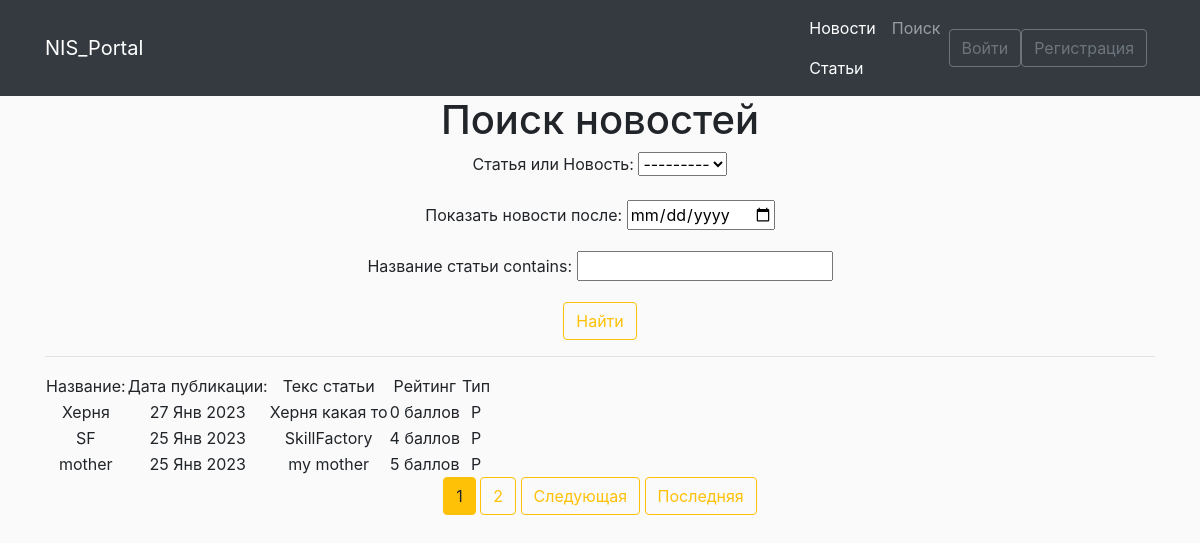
Before: /posts/search with the older database file.
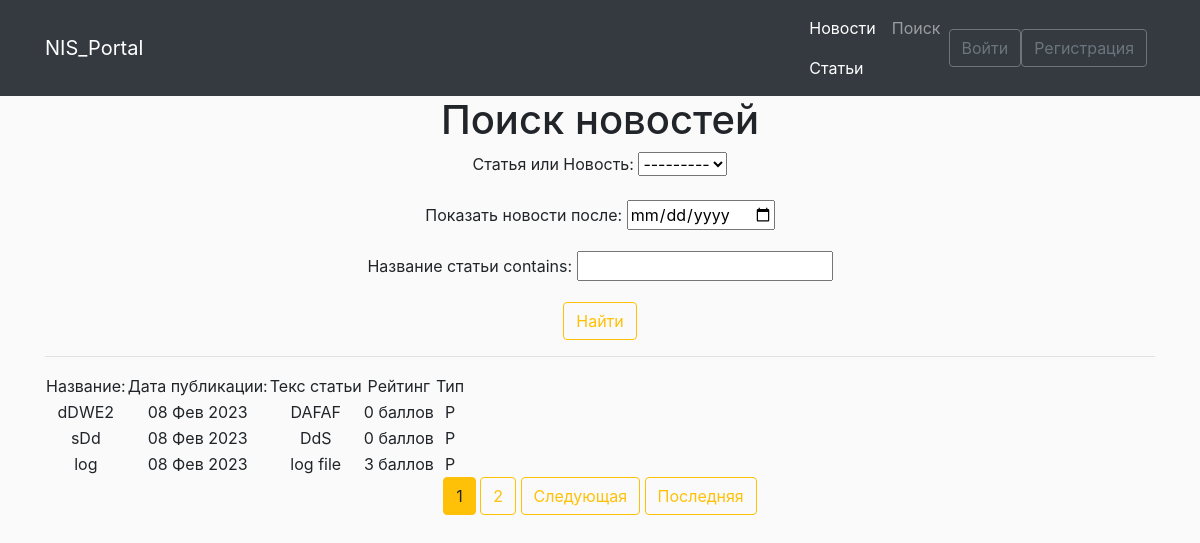
After: the same page with the newer database file.
### news/models.py (models this page shows, shortened)
class Post(models.Model):
    post = 'P'
    news = 'N'
    author = models.ForeignKey(Author, verbose_name='Автор', on_delete=models.CASCADE, related_name='posts')
    select = models.CharField('Статья или Новость', max_length=10, choices=SELECT, default=post)
    date = models.DateTimeField('Дата', default=timezone.now)
    categories = models.ManyToManyField(Category, through='PostCategory', verbose_name='Категория:')
    title = models.CharField('Название статьи', max_length=120, unique=True)
    text = models.TextField('Основной текст статьи')
    rating_post = models.IntegerField(default=0, verbose_name='Рейтинг:')
    class Meta:
        verbose_name = 'Пост'
        verbose_name_plural = 'Посты'
        ordering = ['-date']  # сортировка с конца списка articles

### news/views.py (the view)
# urls.py: path('search', views.SearchNewsView.as_view(), name='news-search'),
class SearchNewsView(ListView):
    model = Post
    template_name = 'news/searchNews.html'
    context_object_name = 'news'
    paginate_by = 3
    def get_queryset(self):
        queryset = super().get_queryset()
        self.filterset = NewsFilter(self.request.GET, queryset)
        return self.filterset.qs
    def get_context_data(self, **kwargs):
        context = super().get_context_data(**kwargs)
        context['filterset'] = self.filterset
        return context

### news/templatetags/custom_filters.py (called while the page is built)
@register.filter()
def currency(value, code):
    postfix = CURRENCIES_SYMBOLS[code]
    return f'{value} {postfix}'

### news/templatetags/custom_tags.py (called while the page is built)
@register.simple_tag(takes_context=True)
def url_replace(context, **kwargs):
    d = context['request'].GET.copy()
    for k, v in kwargs.items():
        d[k] = v
    return d.urlencode()

### news/templates/news/searchNews.html (shortened to what this page needs)
{% extends 'news/base.html' %}
{% load custom_filters %}
{% load custom_tags %}
{% block content %}
   <h1>Поиск новостей</h1>
   <form action="" method="get">
       {{ filterset.form.as_p }}
       <input type="submit" class="btn btn-outline-warning" value="Найти" />
   </form>
   <hr>
    {% if news %}
       <table>
           <tr>
               <td>Название:</td>
               <td>Дата публикации:</td>
               <td>Текс статьи</td>
               <td>Рейтинг</td>
               <td>Тип</td>
           </tr>
           {% for new in news %}
           <tr>
               <td>{{ new.title }}</td>
               <td>{{ new.date|date:'d M Y' }}</td>
               <td>{{ new.text|truncatechars:20 }}</td>
               <td>{{ new.rating_post|currency:"score" }}</td>
               <td>{{ new.select }}</td>
           </tr>
           {% endfor %}
       </table>
 {% endif %}
   {% if is_paginated %}
      {% for num in page_obj.paginator.page_range %}
        {% if num == page_obj.number %}
          <button class="btn btn-warning">{{ num }}</button>
        {% elif num > page_obj.number|add:'-2' and num < page_obj.number|add:'2' %}
          <a href="?page={{ num }}" class="btn btn-outline-warning">{{ num }}</a>
        {% endif %}
      {% endfor %}
      {% if page_obj.has_next %}
        <a href="?{% url_replace page=page_obj.next_page_number %}" class="btn btn-outline-warning">Следующая</a>
        <a href="?{% url_replace page=page_obj.paginator.num_pages %}" class="btn btn-outline-warning">Последняя</a>
      {% endif %}
    {% endif %}
{% endblock content %}

### news/templates/news/base.html (shortened to what this page needs)
<!DOCTYPE html>
<html lang="en">
    <head>
        {% load static %}
        <link rel="stylesheet" href="https://stackpath.bootstrapcdn.com/bootstrap/4.1.3/css/bootstrap.min.css">
        <link href="{% static 'news/main.css' %}" rel="stylesheet" />
    </head>
    <body>
        <nav class="navbar navbar-expand-lg navbar-dark bg-dark static-top">
   <div class="container">
       <a class="navbar-brand" href="#">NIS_Portal</a>
       <div class="collapse navbar-collapse" id="navbarResponsive">
           <ul class="navbar-nav ml-auto">
               <li class="nav-item active">
                   <a class="nav-link" href="{% url 'news-main' %}">Новости
                   </a>
                   <a class="nav-link" href="{% url 'articles-main' %}">Статьи
                   </a>
               </li>
               <li class="nav-item">
                   <a class="nav-link" href="{% url 'news-search' %}">Поиск</a>
               </li>
           </ul>
           <div class="navbar-nav">
               {% if user.is_authenticated %}
               <a href="{% url 'articles-create' %}" class="btn btn-outline-secondary mr-3">Добавить статью</a>
               <a href="{% url 'news-create' %}" class="btn btn-outline-secondary mr-3">Добавить новость</a>
               <a href="{% url 'user-exit' %}" class="btn btn-outline-secondary">Выйти</a>
               <a class="nav-link" href="{% url 'profile' %}">{{ user.username }}</a>
               {% else %}
                <a href="{% url 'user-input' %}" class="btn btn-outline-secondary">Войти</a>
                <a href="{% url 'reg' %}" class="btn btn-outline-secondary mr-2">Регистрация</a>
               {% endif %}
           </div>
       </div>
   </div>
</nav>
        <div class="container">
            <div class="row">
                <div class="col-lg-12 text-center">
           {% block content %}
           {% endblock content %}
                </div>
            </div>
        </div>
    </body>
</html>

### news/static/news/main.css (style rules this page uses)
body { background: #fafafa }

Changed rows visible on the page:
no longer on this page (row unchanged): Post: title "Херня", date "27 Янв 2023", text "Херня какая то", rating_post "0 баллов", select "P"
removed Post: title "SF", date "25 Янв 2023", text "SkillFactory", rating_post "4 баллов", select "P"
no longer on this page (row unchanged): Post: title "mother", date "25 Янв 2023", text "my mother", rating_post "5 баллов", select "P"
added Post: title "dDWE2", date "08 Фев 2023", text "DAFAF", rating_post "0 баллов", select "P"
added Post: title "sDd", date "08 Фев 2023", text "DdS", rating_post "0 баллов", select "P"
added Post: title "log", date "08 Фев 2023", text "log file", rating_post "3 баллов", select "P"
